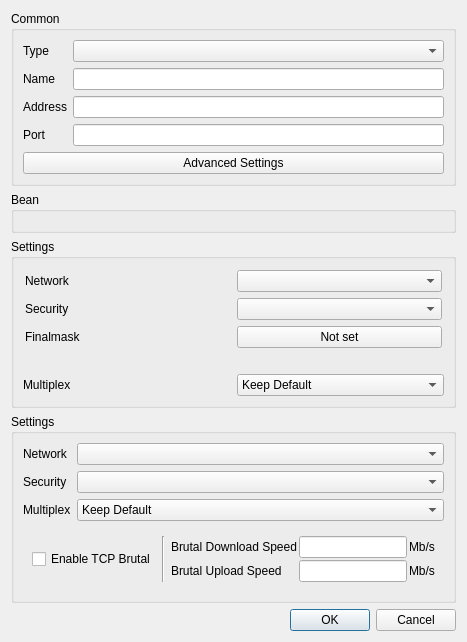
    <widget class="QWidget" name="left_w" native="true">
     <property name="sizePolicy">
      <sizepolicy hsizetype="Minimum" vsizetype="Maximum">
       <horstretch>0</horstretch>
       <verstretch>0</verstretch>
      </sizepolicy>
     </property>
     <property name="minimumSize">
      <size>
       <width>400</width>
       <height>0</height>
      </size>
     </property>
     <layout class="QVBoxLayout" name="left">
      <property name="sizeConstraint">
       <enum>QLayout::SizeConstraint::SetDefaultConstraint</enum>
      </property>
      <item>
       <widget class="QGroupBox" name="groupBox">
        <property name="sizePolicy">
         <sizepolicy hsizetype="Preferred" vsizetype="Maximum">
          <horstretch>0</horstretch>
          <verstretch>0</verstretch>
         </sizepolicy>
        </property>
        <property name="title">
         <string>Common</string>
        </property>
        <layout class="QVBoxLayout" name="verticalLayout_3">
         <item>
          <layout class="QGridLayout" name="gridLayout_2">
           <item row="2" column="1">
            <widget class="MyLineEdit" name="address"/>
           </item>
           <item row="1" column="1">
            <widget class="MyLineEdit" name="name"/>
           </item>
           <item row="3" column="1">
            <widget class="QLineEdit" name="port"/>
           </item>
           <item row="0" column="0">
            <widget class="QLabel" name="type_l">
             <property name="text">
              <string>Type</string>
             </property>
            </widget>
           </item>
           <item row="3" column="0">
            <widget class="QLabel" name="port_l">
             <property name="text">
              <string>Port</string>
             </property>
            </widget>
           </item>
           <item row="2" column="0">
            <widget class="QLabel" name="address_l">
             <property name="text">
              <string>Address</string>
             </property>
            </widget>
           </item>
           <item row="1" column="0">
            <widget class="QLabel" name="label">
             <property name="text">
              <string>Name</string>
             </property>
            </widget>
           </item>
           <item row="0" column="1">
            <widget class="QComboBox" name="type"/>
           </item>
          </layout>
         </item>
         <item>
          <widget class="QPushButton" name="advanced_button">
           <property name="text">
            <string>Advanced Settings</string>
           </property>
          </widget>
         </item>
        </layout>
       </widget>
      </item>
      <item>
       <widget class="QGroupBox" name="bean">
        <property name="sizePolicy">
         <sizepolicy hsizetype="Preferred" vsizetype="Maximum">
          <horstretch>0</horstretch>
          <verstretch>0</verstretch>
         </sizepolicy>
        </property>
        <property name="title">
         <string notr="true">Bean</string>
        </property>
        <layout class="QVBoxLayout" name="verticalLayout_4">
         <item>
          <widget class="QWidget" name="fake" native="true"/>
         </item>
        </layout>
       </widget>
      </item>
      <item>
       <widget class="QGroupBox" name="xray_settings_box">
        <property name="title">
         <string>Settings</string>
        </property>
        <layout class="QVBoxLayout" name="verticalLayout_9">
         <property name="leftMargin">
          <number>0</number>
         </property>
         <property name="topMargin">
          <number>0</number>
         </property>
         <property name="rightMargin">
          <number>0</number>
         </property>
         <property name="bottomMargin">
          <number>0</number>
         </property>
         <item>
          <widget class="QWidget" name="widget_4" native="true">
           <layout class="QGridLayout" name="gridLayout_4">
            <property name="leftMargin">
             <number>11</number>
            </property>
            <property name="topMargin">
             <number>11</number>
            </property>
            <property name="rightMargin">
             <number>11</number>
            </property>
            <property name="bottomMargin">
             <number>11</number>
            </property>
            <item row="0" column="0">
             <widget class="QLabel" name="label_9">
              <property name="text">
               <string>Network</string>
              </property>
             </widget>
            </item>
            <item row="0" column="1">
             <widget class="QComboBox" name="xray_network"/>
            </item>
            <item row="1" column="0">
             <widget class="QLabel" name="label_10">
              <property name="text">
               <string>Security</string>
              </property>
             </widget>
            </item>
            <item row="1" column="1">
             <widget class="QComboBox" name="xray_security"/>
            </item>
            <item row="2" column="0">
             <widget class="QLabel" name="label_xray_finalmask">
              <property name="text">
               <string>Finalmask</string>
              </property>
             </widget>
            </item>
            <item row="2" column="1">
             <widget class="QPushButton" name="xray_finalmask_edit">
              <property name="text">
               <string>Not set</string>
              </property>
             </widget>
            </item>
           </layout>
          </widget>
         </item>
         <item>
          <widget class="QWidget" name="xray_mux_box" native="true">
           <layout class="QGridLayout" name="gridLayout_8">
            <item row="0" column="0">
             <widget class="QLabel" name="label_17">
              <property name="text">
               <string>Multiplex</string>
              </property>
             </widget>
            </item>
            <item row="0" column="1">
             <widget class="QComboBox" name="xray_mux">
              <item>
               <property name="text">
                <string>Keep Default</string>
               </property>
              </item>
              <item>
               <property name="text">
                <string>Enabled</string>
               </property>
              </item>
              <item>
               <property name="text">
                <string>Disabled</string>
               </property>
              </item>
             </widget>
            </item>
           </layout>
          </widget>
         </item>
        </layout>
       </widget>
      </item>
      <item>
       <widget class="QGroupBox" name="stream_box">
        <property name="sizePolicy">
         <sizepolicy hsizetype="Preferred" vsizetype="Maximum">
          <horstretch>0</horstretch>
          <verstretch>0</verstretch>
         </sizepolicy>
        </property>
        <property name="minimumSize">
         <size>
          <width>0</width>
          <height>0</height>
         </size>
        </property>
        <property name="title">
         <string>Settings</string>
        </property>
        <layout class="QVBoxLayout" name="verticalLayout">
         <item>
          <layout class="QGridLayout" name="_2">
           <item row="2" column="0">
            <widget class="QLabel" name="multiplex_l">
             <property name="toolTip">
              <string>Server support is required</string>
             </property>
             <property name="text">
              <string>Multiplex</string>
             </property>
            </widget>
           </item>
           <item row="1" column="0">
            <widget class="QLabel" name="security_l">
             <property name="toolTip">
              <string>Transport Layer Security. It must be consistent with the server, otherwise, the connection cannot be established.</string>
             </property>
             <property name="text">
              <string>Security</string>
             </property>
            </widget>
           </item>
           <item row="1" column="1">
            <widget class="QComboBox" name="security">
             <item>
              <property name="text">
               <string notr="true"/>
              </property>
             </item>
             <item>
              <property name="text">
               <string notr="true">tls</string>
              </property>
             </item>
            </widget>
           </item>
           <item row="0" column="0">
            <widget class="QLabel" name="network_l">
             <property name="toolTip">
              <string>The underlying transport method. It must be consistent with the server, otherwise, the connection cannot be established.</string>
             </property>
             <property name="text">
              <string>Network</string>
             </property>
            </widget>
           </item>
           <item row="2" column="1">
            <widget class="QComboBox" name="multiplex">
             <item>
              <property name="text">
               <string>Keep Default</string>
              </property>
             </item>
             <item>
              <property name="text">
               <string>On</string>
              </property>
             </item>
             <item>
              <property name="text">
               <string>Off</string>
              </property>
             </item>
            </widget>
           </item>
           <item row="0" column="1">
            <widget class="QComboBox" name="network">
             <property name="sizePolicy">
              <sizepolicy hsizetype="Expanding" vsizetype="Fixed">
               <horstretch>0</horstretch>
               <verstretch>0</verstretch>
              </sizepolicy>
             </property>
             <item>
              <property name="text">
               <string notr="true"/>
              </property>
             </item>
             <item>
              <property name="text">
               <string notr="true">tcp</string>
              </property>
             </item>
             <item>
              <property name="text">
               <string notr="true">ws</string>
              </property>
             </item>
             <item>
              <property name="text">
               <string notr="true">httpupgrade</string>
              </property>
             </item>
             <item>
              <property name="text">
               <string notr="true">http</string>
              </property>
             </item>
             <item>
              <property name="text">
               <string notr="true">grpc</string>
              </property>
             </item>
             <item>
              <property name="text">
               <string notr="true">quic</string>
              </property>
             </item>
            </widget>
           </item>
          </layout>
         </item>
         <item>
          <widget class="QWidget" name="brutal_box" native="true">
           <layout class="QHBoxLayout" name="horizontalLayout_5">
            <item>
             <widget class="QCheckBox" name="brutal_enable">
              <property name="toolTip">
               <string>&lt;html&gt;&lt;head/&gt;&lt;body&gt;&lt;p&gt;Overrides mux to On&lt;/p&gt;&lt;/body&gt;&lt;/html&gt;</string>
              </property>
              <property name="text">
               <string>Enable TCP Brutal</string>
              </property>
             </widget>
            </item>
            <item>
             <widget class="Line" name="line_2">
              <property name="orientation">
               <enum>Qt::Orientation::Vertical</enum>
              </property>
             </widget>
            </item>
            <item>
             <widget class="QWidget" name="widget" native="true">
              <layout class="QGridLayout" name="gridLayout_3">
               <property name="leftMargin">
                <number>0</number>
               </property>
               <property name="topMargin">
                <number>0</number>
               </property>
               <property name="rightMargin">
                <number>0</number>
               </property>
               <property name="bottomMargin">
                <number>0</number>
               </property>
               <property name="spacing">
                <number>2</number>
               </property>
               <item row="0" column="0">
                <widget class="QLabel" name="brutal_speed_l">
                 <property name="toolTip">
                  <string>&lt;html&gt;&lt;head/&gt;&lt;body&gt;&lt;p&gt;Server to Client TCP Brutal Speed&lt;/p&gt;&lt;/body&gt;&lt;/html&gt;</string>
                 </property>
                 <property name="text">
                  <string>Brutal Download Speed</string>
                 </property>
                </widget>
               </item>
               <item row="0" column="2">
                <widget class="QLabel" name="brutal_speed_u">
                 <property name="text">
                  <string>Mb/s</string>
                 </property>
                </widget>
               </item>
               <item row="0" column="1">
                <widget class="QLineEdit" name="brutal_d_speed"/>
               </item>
               <item row="1" column="0">
                <widget class="QLabel" name="label_4">
                 <property name="text">
                  <string>Brutal Upload Speed</string>
                 </property>
                </widget>
               </item>
               <item row="1" column="1">
                <widget class="QLineEdit" name="brutal_u_speed"/>
               </item>
               <item row="1" column="2">
                <widget class="QLabel" name="label_7">
                 <property name="text">
                  <string>Mb/s</string>
                 </property>
                </widget>
               </item>
              </layout>
             </widget>
            </item>
           </layout>
          </widget>
         </item>
        </layout>
       </widget>
      </item>
      <item>
       <layout class="QHBoxLayout" name="horizontalLayout_4">
        <item>
         <widget class="QDialogButtonBox" name="buttonBox">
          <property name="sizePolicy">
           <sizepolicy hsizetype="Expanding" vsizetype="Fixed">
            <horstretch>0</horstretch>
            <verstretch>0</verstretch>
           </sizepolicy>
          </property>
          <property name="orientation">
           <enum>Qt::Orientation::Horizontal</enum>
          </property>
          <property name="standardButtons">
           <set>QDialogButtonBox::StandardButton::Cancel|QDialogButtonBox::StandardButton::Ok</set>
          </property>
         </widget>
        </item>
       </layout>
      </item>
     </layout>
    </widget>
